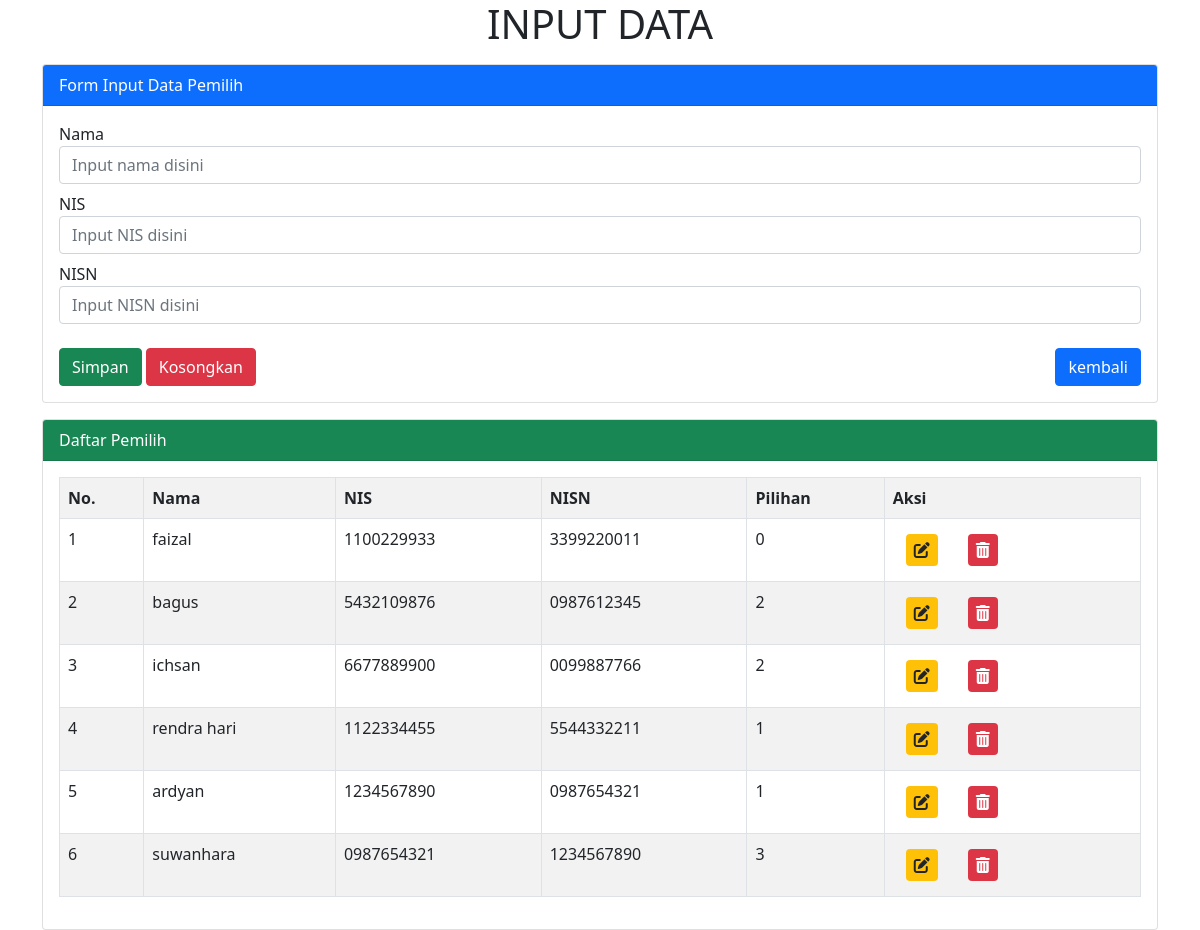
/admin/pemilih.php, run on the app's committed database.
### tables this page shows
CREATE TABLE `pemilih` (
  `nama_pemilih` varchar(50) NOT NULL,
  `NIS` varchar(12) NOT NULL,
  `NISN` varchar(12) NOT NULL,
  `pilihan` int(11) NOT NULL DEFAULT 0,
  `id_siswa` int(11) NOT NULL
);

### admin/pemilih.php (the view, shortened to what this page needs)
<?php
	$server = "localhost";
	$user = "root";
	$pass = "";
	$database = "program_pi";
	$koneksi = mysqli_connect($server, $user, $pass, $database)or die(mysqli_error($koneksi));
	?>
<!DOCTYPE html>
<html lang="en">
  <head>
    <link href="https://cdn.jsdelivr.net/npm/bootstrap@5.0.0-beta3/dist/css/bootstrap.min.css" rel="stylesheet" />
    <link rel="stylesheet" href="admin_css.css" />
  </head>
  <body>
    <div class="container">
      <h1 class="text-center">INPUT DATA</h1>
      <div class="card mt-3">
        <div class="card-header bg-primary text-white">Form Input Data Pemilih</div>
        <div class="card-body">
          <form method="post" action="">
            <div class="form-group mb-2">
              <label>Nama</label>
              <input type="text" name="tnama" value="<?=@$vnama?>" class="form-control" placeholder="Input nama disini" required />
            </div>
            <div class="form-group mb-2">
              <label>NIS</label>
              <input type="text" name="tNIS" value="<?=@$vNIS?>" class="form-control" placeholder="Input NIS disini" required />
            </div>
            <div class="form-group mb-2">
              <label>NISN</label>
              <input type="text" name="tNISN" value="<?=@$vNISN?>" class="form-control" placeholder="Input NISN disini" required />
            </div>
            <button type="submit" class="btn btn-success mt-3" name="bsimpan" >Simpan</button>
            <button type="reset" class="btn btn-danger mt-3">Kosongkan</button>
			<a class="btn btn-primary mt-3 me-3" href="dashboard.php" role="button" style="position: absolute; right: 0;">kembali</a>
          </form>
        </div>
      </div>
      <div class="card mt-3">
        <div class="card-header bg-success text-white">Daftar Pemilih</div>
        <div class="card-body">
          <table class="table table-bordered table-striped">
            <tr>
              <th>No.</th>
              <th>Nama</th>
              <th>NIS</th>
              <th>NISN</th>
              <th>Pilihan</th>
              <th>Aksi</th>
            </tr>
            <?php
	    		$no = 1;
	    		$tampil = mysqli_query($koneksi, "SELECT * from pemilih order by id_siswa desc");
	    		while($data = mysqli_fetch_array($tampil)) :
	    	?>
            <tr>
              <td><?=$no++;?></td>
              <td><?=$data['nama_pemilih']?></td>
              <td><?=$data['NIS']?></td>
              <td><?=$data['NISN']?></td>
              <td><?=$data['pilihan']?></td>
              <td>
                <a href="pemilih.php?hal=edit&id=<?=$data['id_siswa']?>" class="btn"><i class="fas fa-edit bg-warning p-2 rounded"></i> </a>
                <a href="pemilih.php?hal=hapus&id=<?=$data['id_siswa']?>" onclick="return confirm('Apakah yakin ingin menghapus data ini?')" class="btn"><i class="fas fa-trash-alt text-white bg-danger p-2 rounded"></i></a>
              </td>
            </tr>
            <?php endwhile;  ?>
          </table>
        </div>
      </div>
    </div>
  </body>
</html>

### data on the page
pemilih: nama_pemilih "faizal", NIS "1100229933", NISN "3399220011", pilihan "0"
pemilih: nama_pemilih "bagus", NIS "5432109876", NISN "0987612345", pilihan "2"
pemilih: nama_pemilih "ichsan", NIS "6677889900", NISN "0099887766", pilihan "2"
pemilih: nama_pemilih "rendra hari", NIS "1122334455", NISN "5544332211", pilihan "1"
pemilih: nama_pemilih "ardyan", NIS "1234567890", NISN "0987654321", pilihan "1"
pemilih: nama_pemilih "suwanhara", NIS "0987654321", NISN "1234567890", pilihan "3"
